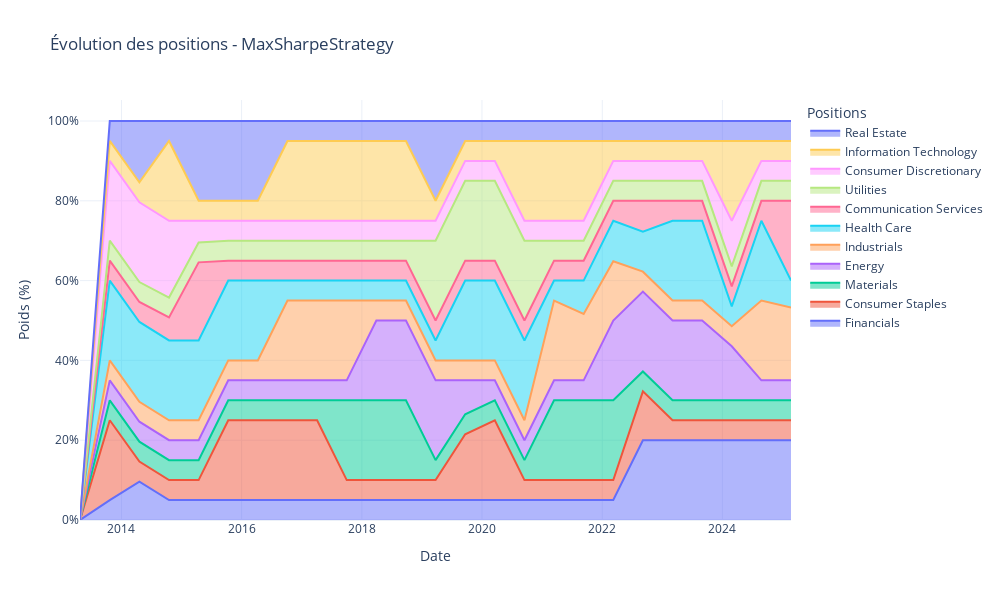

Source (notebook cell):
### Code cell
MSM.positions()

### Figure 1 — Plotly figure (JSON) as saved in the notebook; plotly's stock layout.template omitted (floating-point values rounded to 4 significant figures)
{"data": [{"hovertemplate": "%{text}<extra></extra>", "mode": "lines", "name": "Financials", "stackgroup": "one", "text": ["", "<b>Financials</b><br>Poids: 5.00%", "<b>Financials</b><br>Poids: 9.63%", "<b>Financials</b><br>Poids: 5.00%", "<b>Financials</b><br>Poids: 5.00%", "<b>Financials</b><br>Poids: 5.00%", "<b>Financials</b><br>Poids: 5.00%", "<b>Financials</b><br>Poids: 5.00%", "<b>Financials</b><br>Poids: 5.00%", "<b>Financials</b><br>Poids: 5.00%", "<b>Financials</b><br>Poids: 5.00%", "<b>Financials</b><br>Poids: 5.00%", "<b>Financials</b><br>Poids: 5.00%", "<b>Financials</b><br>Poids: 5.00%", "<b>Financials</b><br>Poids: 5.00%", "<b>Financials</b><br>Poids: 5.00%", "<b>Financials</b><br>Poids: 5.00%", "<b>Financials</b><br>Poids: 5.00%", "<b>Financials</b><br>Poids: 5.00%", "<b>Financials</b><br>Poids: 20.00%", "<b>Financials</b><br>Poids: 20.00%", "<b>Financials</b><br>Poids: 20.00%", "<b>Financials</b><br>Poids: 20.00%", "<b>Financials</b><br>Poids: 20.00%", "<b>Financials</b><br>Poids: 20.00%"], "type": "scatter", "x": ["2013-04-24T00:00:00", "2013-10-22T00:00:00", "2014-04-20T00:00:00", "2014-10-17T00:00:00", "2015-04-15T00:00:00", "2015-10-12T00:00:00", "2016-04-09T00:00:00", "2016-10-06T00:00:00", "2017-04-04T00:00:00", "2017-10-01T00:00:00", "2018-03-30T00:00:00", "2018-09-26T00:00:00", "2019-03-25T00:00:00", "2019-09-21T00:00:00", "2020-03-19T00:00:00", "2020-09-15T00:00:00", "2021-03-14T00:00:00", "2021-09-10T00:00:00", "2022-03-09T00:00:00", "2022-09-05T00:00:00", "2023-03-04T00:00:00", "2023-08-31T00:00:00", "2024-02-27T00:00:00", "2024-08-25T00:00:00", "2025-02-21T00:00:00"], "y": [0, 5.0, 9.633, 5.0, 5.0, 5.0, 5.0, 5.0, 5.0, 5.0, 5.0, 5.0, 5.0, 5.0, 5.0, 5.0, 5.0, 5.0, 5.0, 20.0, 20.0, 20.0, 20.0, 20.0, 20.0]}, {"hovertemplate": "%{text}<extra></extra>", "mode": "lines", "name": "Consumer Staples", "stackgroup": "one", "text": ["", "<b>Consumer Staples</b><br>Poids: 20.00%", "<b>Consumer Staples</b><br>Poids: 5.00%", "<b>Consumer Staples</b><br>Poids: 5.00%", "<b>Consumer Staples</b><br>Poids: 5.00%", "<b>Consumer Staples</b><br>Poids: 20.00%", "<b>Consumer Staples</b><br>Poids: 20.00%", "<b>Consumer Staples</b><br>Poids: 20.00%", "<b>Consumer Staples</b><br>Poids: 20.00%", "<b>Consumer Staples</b><br>Poids: 5.00%", "<b>Consumer Staples</b><br>Poids: 5.00%", "<b>Consumer Staples</b><br>Poids: 5.00%", "<b>Consumer Staples</b><br>Poids: 5.00%", "<b>Consumer Staples</b><br>Poids: 16.49%", "<b>Consumer Staples</b><br>Poids: 20.00%", "<b>Consumer Staples</b><br>Poids: 5.00%", "<b>Consumer Staples</b><br>Poids: 5.00%", "<b>Consumer Staples</b><br>Poids: 5.00%", "<b>Consumer Staples</b><br>Poids: 5.00%", "<b>Consumer Staples</b><br>Poids: 12.24%", "<b>Consumer Staples</b><br>Poids: 5.00%", "<b>Consumer Staples</b><br>Poids: 5.00%", "<b>Consumer Staples</b><br>Poids: 5.00%", "<b>Consumer Staples</b><br>Poids: 5.00%", "<b>Consumer Staples</b><br>Poids: 5.00%"], "type": "scatter", "x": ["2013-04-24T00:00:00", "2013-10-22T00:00:00", "2014-04-20T00:00:00", "2014-10-17T00:00:00", "2015-04-15T00:00:00", "2015-10-12T00:00:00", "2016-04-09T00:00:00", "2016-10-06T00:00:00", "2017-04-04T00:00:00", "2017-10-01T00:00:00", "2018-03-30T00:00:00", "2018-09-26T00:00:00", "2019-03-25T00:00:00", "2019-09-21T00:00:00", "2020-03-19T00:00:00", "2020-09-15T00:00:00", "2021-03-14T00:00:00", "2021-09-10T00:00:00", "2022-03-09T00:00:00", "2022-09-05T00:00:00", "2023-03-04T00:00:00", "2023-08-31T00:00:00", "2024-02-27T00:00:00", "2024-08-25T00:00:00", "2025-02-21T00:00:00"], "y": [0, 20.0, 5.0, 5.0, 5.0, 20.0, 20.0, 20.0, 20.0, 5.0, 5.0, 5.0, 5.0, 16.49, 20.0, 5.0, 5.0, 5.0, 5.0, 12.24, 5.0, 5.0, 5.0, 5.0, 5.0]}, {"hovertemplate": "%{text}<extra></extra>", "mode": "lines", "name": "Materials", "stackgroup": "one", "text": ["", "<b>Materials</b><br>Poids: 5.00%", "<b>Materials</b><br>Poids: 5.00%", "<b>Materials</b><br>Poids: 5.00%", "<b>Materials</b><br>Poids: 5.00%", "<b>Materials</b><br>Poids: 5.00%", "<b>Materials</b><br>Poids: 5.00%", "<b>Materials</b><br>Poids: 5.00%", "<b>Materials</b><br>Poids: 5.00%", "<b>Materials</b><br>Poids: 20.00%", "<b>Materials</b><br>Poids: 20.00%", "<b>Materials</b><br>Poids: 20.00%", "<b>Materials</b><br>Poids: 5.00%", "<b>Materials</b><br>Poids: 5.00%", "<b>Materials</b><br>Poids: 5.00%", "<b>Materials</b><br>Poids: 5.00%", "<b>Materials</b><br>Poids: 20.00%", "<b>Materials</b><br>Poids: 20.00%", "<b>Materials</b><br>Poids: 20.00%", "<b>Materials</b><br>Poids: 5.00%", "<b>Materials</b><br>Poids: 5.00%", "<b>Materials</b><br>Poids: 5.00%", "<b>Materials</b><br>Poids: 5.00%", "<b>Materials</b><br>Poids: 5.00%", "<b>Materials</b><br>Poids: 5.00%"], "type": "scatter", "x": ["2013-04-24T00:00:00", "2013-10-22T00:00:00", "2014-04-20T00:00:00", "2014-10-17T00:00:00", "2015-04-15T00:00:00", "2015-10-12T00:00:00", "2016-04-09T00:00:00", "2016-10-06T00:00:00", "2017-04-04T00:00:00", "2017-10-01T00:00:00", "2018-03-30T00:00:00", "2018-09-26T00:00:00", "2019-03-25T00:00:00", "2019-09-21T00:00:00", "2020-03-19T00:00:00", "2020-09-15T00:00:00", "2021-03-14T00:00:00", "2021-09-10T00:00:00", "2022-03-09T00:00:00", "2022-09-05T00:00:00", "2023-03-04T00:00:00", "2023-08-31T00:00:00", "2024-02-27T00:00:00", "2024-08-25T00:00:00", "2025-02-21T00:00:00"], "y": [0, 5.0, 5.0, 5.0, 5.0, 5.0, 5.0, 5.0, 5.0, 20.0, 20.0, 20.0, 5.0, 5.0, 5.0, 5.0, 20.0, 20.0, 20.0, 5.0, 5.0, 5.0, 5.0, 5.0, 5.0]}, {"hovertemplate": "%{text}<extra></extra>", "mode": "lines", "name": "Energy", "stackgroup": "one", "text": ["", "<b>Energy</b><br>Poids: 5.00%", "<b>Energy</b><br>Poids: 5.00%", "<b>Energy</b><br>Poids: 5.00%", "<b>Energy</b><br>Poids: 5.00%", "<b>Energy</b><br>Poids: 5.00%", "<b>Energy</b><br>Poids: 5.00%", "<b>Energy</b><br>Poids: 5.00%", "<b>Energy</b><br>Poids: 5.00%", "<b>Energy</b><br>Poids: 5.00%", "<b>Energy</b><br>Poids: 20.00%", "<b>Energy</b><br>Poids: 20.00%", "<b>Energy</b><br>Poids: 20.00%", "<b>Energy</b><br>Poids: 8.51%", "<b>Energy</b><br>Poids: 5.00%", "<b>Energy</b><br>Poids: 5.00%", "<b>Energy</b><br>Poids: 5.00%", "<b>Energy</b><br>Poids: 5.00%", "<b>Energy</b><br>Poids: 20.00%", "<b>Energy</b><br>Poids: 20.00%", "<b>Energy</b><br>Poids: 20.00%", "<b>Energy</b><br>Poids: 20.00%", "<b>Energy</b><br>Poids: 13.55%", "<b>Energy</b><br>Poids: 5.00%", "<b>Energy</b><br>Poids: 5.00%"], "type": "scatter", "x": ["2013-04-24T00:00:00", "2013-10-22T00:00:00", "2014-04-20T00:00:00", "2014-10-17T00:00:00", "2015-04-15T00:00:00", "2015-10-12T00:00:00", "2016-04-09T00:00:00", "2016-10-06T00:00:00", "2017-04-04T00:00:00", "2017-10-01T00:00:00", "2018-03-30T00:00:00", "2018-09-26T00:00:00", "2019-03-25T00:00:00", "2019-09-21T00:00:00", "2020-03-19T00:00:00", "2020-09-15T00:00:00", "2021-03-14T00:00:00", "2021-09-10T00:00:00", "2022-03-09T00:00:00", "2022-09-05T00:00:00", "2023-03-04T00:00:00", "2023-08-31T00:00:00", "2024-02-27T00:00:00", "2024-08-25T00:00:00", "2025-02-21T00:00:00"], "y": [0, 5.0, 5.0, 5.0, 5.0, 5.0, 5.0, 5.0, 5.0, 5.0, 20.0, 20.0, 20.0, 8.511, 5.0, 5.0, 5.0, 5.0, 20.0, 20, 20.0, 20.0, 13.55, 5.0, 5.0]}, {"hovertemplate": "%{text}<extra></extra>", "mode": "lines", "name": "Industrials", "stackgroup": "one", "text": ["", "<b>Industrials</b><br>Poids: 5.00%", "<b>Industrials</b><br>Poids: 5.00%", "<b>Industrials</b><br>Poids: 5.00%", "<b>Industrials</b><br>Poids: 5.00%", "<b>Industrials</b><br>Poids: 5.00%", "<b>Industrials</b><br>Poids: 5.00%", "<b>Industrials</b><br>Poids: 20.00%", "<b>Industrials</b><br>Poids: 20.00%", "<b>Industrials</b><br>Poids: 20.00%", "<b>Industrials</b><br>Poids: 5.00%", "<b>Industrials</b><br>Poids: 5.00%", "<b>Industrials</b><br>Poids: 5.00%", "<b>Industrials</b><br>Poids: 5.00%", "<b>Industrials</b><br>Poids: 5.00%", "<b>Industrials</b><br>Poids: 5.00%", "<b>Industrials</b><br>Poids: 20.00%", "<b>Industrials</b><br>Poids: 16.63%", "<b>Industrials</b><br>Poids: 14.85%", "<b>Industrials</b><br>Poids: 5.00%", "<b>Industrials</b><br>Poids: 5.00%", "<b>Industrials</b><br>Poids: 5.00%", "<b>Industrials</b><br>Poids: 5.00%", "<b>Industrials</b><br>Poids: 20.00%", "<b>Industrials</b><br>Poids: 18.24%"], "type": "scatter", "x": ["2013-04-24T00:00:00", "2013-10-22T00:00:00", "2014-04-20T00:00:00", "2014-10-17T00:00:00", "2015-04-15T00:00:00", "2015-10-12T00:00:00", "2016-04-09T00:00:00", "2016-10-06T00:00:00", "2017-04-04T00:00:00", "2017-10-01T00:00:00", "2018-03-30T00:00:00", "2018-09-26T00:00:00", "2019-03-25T00:00:00", "2019-09-21T00:00:00", "2020-03-19T00:00:00", "2020-09-15T00:00:00", "2021-03-14T00:00:00", "2021-09-10T00:00:00", "2022-03-09T00:00:00", "2022-09-05T00:00:00", "2023-03-04T00:00:00", "2023-08-31T00:00:00", "2024-02-27T00:00:00", "2024-08-25T00:00:00", "2025-02-21T00:00:00"], "y": [0, 5.0, 5.0, 5.0, 5.0, 5.0, 5.0, 20.0, 20.0, 20.0, 5.0, 5.0, 5.0, 5.0, 5.0, 5.0, 20.0, 16.63, 14.85, 5.0, 5.0, 5.0, 5.0, 20.0, 18.24]}, {"hovertemplate": "%{text}<extra></extra>", "mode": "lines", "name": "Health Care", "stackgroup": "one", "text": ["", "<b>Health Care</b><br>Poids: 20.00%", "<b>Health Care</b><br>Poids: 20.00%", "<b>Health Care</b><br>Poids: 20.00%", "<b>Health Care</b><br>Poids: 20.00%", "<b>Health Care</b><br>Poids: 20.00%", "<b>Health Care</b><br>Poids: 20.00%", "<b>Health Care</b><br>Poids: 5.00%", "<b>Health Care</b><br>Poids: 5.00%", "<b>Health Care</b><br>Poids: 5.00%", "<b>Health Care</b><br>Poids: 5.00%", "<b>Health Care</b><br>Poids: 5.00%", "<b>Health Care</b><br>Poids: 5.00%", "<b>Health Care</b><br>Poids: 20.00%", "<b>Health Care</b><br>Poids: 20.00%", "<b>Health Care</b><br>Poids: 20.00%", "<b>Health Care</b><br>Poids: 5.00%", "<b>Health Care</b><br>Poids: 8.37%", "<b>Health Care</b><br>Poids: 10.15%", "<b>Health Care</b><br>Poids: 10.02%", "<b>Health Care</b><br>Poids: 20.00%", "<b>Health Care</b><br>Poids: 20.00%", "<b>Health Care</b><br>Poids: 5.00%", "<b>Health Care</b><br>Poids: 20.00%", "<b>Health Care</b><br>Poids: 6.76%"], "type": "scatter", "x": ["2013-04-24T00:00:00", "2013-10-22T00:00:00", "2014-04-20T00:00:00", "2014-10-17T00:00:00", "2015-04-15T00:00:00", "2015-10-12T00:00:00", "2016-04-09T00:00:00", "2016-10-06T00:00:00", "2017-04-04T00:00:00", "2017-10-01T00:00:00", "2018-03-30T00:00:00", "2018-09-26T00:00:00", "2019-03-25T00:00:00", "2019-09-21T00:00:00", "2020-03-19T00:00:00", "2020-09-15T00:00:00", "2021-03-14T00:00:00", "2021-09-10T00:00:00", "2022-03-09T00:00:00", "2022-09-05T00:00:00", "2023-03-04T00:00:00", "2023-08-31T00:00:00", "2024-02-27T00:00:00", "2024-08-25T00:00:00", "2025-02-21T00:00:00"], "y": [0, 20.0, 20.0, 20.0, 20.0, 20.0, 20.0, 5.0, 5.0, 5.0, 5.0, 5.0, 5.0, 20.0, 20.0, 20.0, 5.0, 8.37, 10.15, 10.02, 20.0, 20.0, 5.0, 20.0, 6.762]}, {"hovertemplate": "%{text}<extra></extra>", "mode": "lines", "name": "Communication Services", "stackgroup": "one", "text": ["", "<b>Communication Services</b><br>Poids: 5.00%", "<b>Communication Services</b><br>Poids: 5.00%", "<b>Communication Services</b><br>Poids: 5.75%", "<b>Communication Services</b><br>Poids: 19.57%", "<b>Communication Services</b><br>Poids: 5.00%", "<b>Communication Services</b><br>Poids: 5.00%", "<b>Communication Services</b><br>Poids: 5.00%", "<b>Communication Services</b><br>Poids: 5.00%", "<b>Communication Services</b><br>Poids: 5.00%", "<b>Communication Services</b><br>Poids: 5.00%", "<b>Communication Services</b><br>Poids: 5.00%", "<b>Communication Services</b><br>Poids: 5.00%", "<b>Communication Services</b><br>Poids: 5.00%", "<b>Communication Services</b><br>Poids: 5.00%", "<b>Communication Services</b><br>Poids: 5.00%", "<b>Communication Services</b><br>Poids: 5.00%", "<b>Communication Services</b><br>Poids: 5.00%", "<b>Communication Services</b><br>Poids: 5.00%", "<b>Communication Services</b><br>Poids: 7.75%", "<b>Communication Services</b><br>Poids: 5.00%", "<b>Communication Services</b><br>Poids: 5.00%", "<b>Communication Services</b><br>Poids: 5.00%", "<b>Communication Services</b><br>Poids: 5.00%", "<b>Communication Services</b><br>Poids: 20.00%"], "type": "scatter", "x": ["2013-04-24T00:00:00", "2013-10-22T00:00:00", "2014-04-20T00:00:00", "2014-10-17T00:00:00", "2015-04-15T00:00:00", "2015-10-12T00:00:00", "2016-04-09T00:00:00", "2016-10-06T00:00:00", "2017-04-04T00:00:00", "2017-10-01T00:00:00", "2018-03-30T00:00:00", "2018-09-26T00:00:00", "2019-03-25T00:00:00", "2019-09-21T00:00:00", "2020-03-19T00:00:00", "2020-09-15T00:00:00", "2021-03-14T00:00:00", "2021-09-10T00:00:00", "2022-03-09T00:00:00", "2022-09-05T00:00:00", "2023-03-04T00:00:00", "2023-08-31T00:00:00", "2024-02-27T00:00:00", "2024-08-25T00:00:00", "2025-02-21T00:00:00"], "y": [0, 5.0, 5.0, 5.749, 19.57, 5.0, 5.0, 5.0, 5.0, 5.0, 5.0, 5.0, 5.0, 5.0, 5.0, 5.0, 5.0, 5.0, 5.0, 7.749, 5.0, 5.0, 5.0, 5.0, 20.0]}, {"hovertemplate": "%{text}<extra></extra>", "mode": "lines", "name": "Utilities", "stackgroup": "one", "text": ["", "<b>Utilities</b><br>Poids: 5.00%", "<b>Utilities</b><br>Poids: 5.00%", "<b>Utilities</b><br>Poids: 5.00%", "<b>Utilities</b><br>Poids: 5.00%", "<b>Utilities</b><br>Poids: 5.00%", "<b>Utilities</b><br>Poids: 5.00%", "<b>Utilities</b><br>Poids: 5.00%", "<b>Utilities</b><br>Poids: 5.00%", "<b>Utilities</b><br>Poids: 5.00%", "<b>Utilities</b><br>Poids: 5.00%", "<b>Utilities</b><br>Poids: 5.00%", "<b>Utilities</b><br>Poids: 20.00%", "<b>Utilities</b><br>Poids: 20.00%", "<b>Utilities</b><br>Poids: 20.00%", "<b>Utilities</b><br>Poids: 20.00%", "<b>Utilities</b><br>Poids: 5.00%", "<b>Utilities</b><br>Poids: 5.00%", "<b>Utilities</b><br>Poids: 5.00%", "<b>Utilities</b><br>Poids: 5.00%", "<b>Utilities</b><br>Poids: 5.00%", "<b>Utilities</b><br>Poids: 5.00%", "<b>Utilities</b><br>Poids: 5.00%", "<b>Utilities</b><br>Poids: 5.00%", "<b>Utilities</b><br>Poids: 5.00%"], "type": "scatter", "x": ["2013-04-24T00:00:00", "2013-10-22T00:00:00", "2014-04-20T00:00:00", "2014-10-17T00:00:00", "2015-04-15T00:00:00", "2015-10-12T00:00:00", "2016-04-09T00:00:00", "2016-10-06T00:00:00", "2017-04-04T00:00:00", "2017-10-01T00:00:00", "2018-03-30T00:00:00", "2018-09-26T00:00:00", "2019-03-25T00:00:00", "2019-09-21T00:00:00", "2020-03-19T00:00:00", "2020-09-15T00:00:00", "2021-03-14T00:00:00", "2021-09-10T00:00:00", "2022-03-09T00:00:00", "2022-09-05T00:00:00", "2023-03-04T00:00:00", "2023-08-31T00:00:00", "2024-02-27T00:00:00", "2024-08-25T00:00:00", "2025-02-21T00:00:00"], "y": [0, 5.0, 5.0, 5.0, 5.0, 5.0, 5.0, 5.0, 5.0, 5.0, 5.0, 5.0, 20.0, 20.0, 20.0, 20.0, 5.0, 5.0, 5.0, 5.0, 5.0, 5.0, 5.0, 5.0, 5.0]}, {"hovertemplate": "%{text}<extra></extra>", "mode": "lines", "name": "Consumer Discretionary", "stackgroup": "one", "text": ["", "<b>Consumer Discretionary</b><br>Poids: 20.00%", "<b>Consumer Discretionary</b><br>Poids: 20.00%", "<b>Consumer Discretionary</b><br>Poids: 19.25%", "<b>Consumer Discretionary</b><br>Poids: 5.43%", "<b>Consumer Discretionary</b><br>Poids: 5.00%", "<b>Consumer Discretionary</b><br>Poids: 5.00%", "<b>Consumer Discretionary</b><br>Poids: 5.00%", "<b>Consumer Discretionary</b><br>Poids: 5.00%", "<b>Consumer Discretionary</b><br>Poids: 5.00%", "<b>Consumer Discretionary</b><br>Poids: 5.00%", "<b>Consumer Discretionary</b><br>Poids: 5.00%", "<b>Consumer Discretionary</b><br>Poids: 5.00%", "<b>Consumer Discretionary</b><br>Poids: 5.00%", "<b>Consumer Discretionary</b><br>Poids: 5.00%", "<b>Consumer Discretionary</b><br>Poids: 5.00%", "<b>Consumer Discretionary</b><br>Poids: 5.00%", "<b>Consumer Discretionary</b><br>Poids: 5.00%", "<b>Consumer Discretionary</b><br>Poids: 5.00%", "<b>Consumer Discretionary</b><br>Poids: 5.00%", "<b>Consumer Discretionary</b><br>Poids: 5.00%", "<b>Consumer Discretionary</b><br>Poids: 5.00%", "<b>Consumer Discretionary</b><br>Poids: 11.45%", "<b>Consumer Discretionary</b><br>Poids: 5.00%", "<b>Consumer Discretionary</b><br>Poids: 5.00%"], "type": "scatter", "x": ["2013-04-24T00:00:00", "2013-10-22T00:00:00", "2014-04-20T00:00:00", "2014-10-17T00:00:00", "2015-04-15T00:00:00", "2015-10-12T00:00:00", "2016-04-09T00:00:00", "2016-10-06T00:00:00", "2017-04-04T00:00:00", "2017-10-01T00:00:00", "2018-03-30T00:00:00", "2018-09-26T00:00:00", "2019-03-25T00:00:00", "2019-09-21T00:00:00", "2020-03-19T00:00:00", "2020-09-15T00:00:00", "2021-03-14T00:00:00", "2021-09-10T00:00:00", "2022-03-09T00:00:00", "2022-09-05T00:00:00", "2023-03-04T00:00:00", "2023-08-31T00:00:00", "2024-02-27T00:00:00", "2024-08-25T00:00:00", "2025-02-21T00:00:00"], "y": [0, 20.0, 20.0, 19.25, 5.43, 5.0, 5.0, 5.0, 5.0, 5.0, 5.0, 5.0, 5.0, 5.0, 5.0, 5.0, 5.0, 5.0, 5.0, 5.0, 5.0, 5.0, 11.45, 5.0, 5.0]}, {"hovertemplate": "%{text}<extra></extra>", "mode": "lines", "name": "Information Technology", "stackgroup": "one", "text": ["", "<b>Information Technology</b><br>Poids: 5.00%", "<b>Information Technology</b><br>Poids: 5.00%", "<b>Information Technology</b><br>Poids: 20.00%", "<b>Information Technology</b><br>Poids: 5.00%", "<b>Information Technology</b><br>Poids: 5.00%", "<b>Information Technology</b><br>Poids: 5.00%", "<b>Information Technology</b><br>Poids: 20.00%", "<b>Information Technology</b><br>Poids: 20.00%", "<b>Information Technology</b><br>Poids: 20.00%", "<b>Information Technology</b><br>Poids: 20.00%", "<b>Information Technology</b><br>Poids: 20.00%", "<b>Information Technology</b><br>Poids: 5.00%", "<b>Information Technology</b><br>Poids: 5.00%", "<b>Information Technology</b><br>Poids: 5.00%", "<b>Information Technology</b><br>Poids: 20.00%", "<b>Information Technology</b><br>Poids: 20.00%", "<b>Information Technology</b><br>Poids: 20.00%", "<b>Information Technology</b><br>Poids: 5.00%", "<b>Information Technology</b><br>Poids: 5.00%", "<b>Information Technology</b><br>Poids: 5.00%", "<b>Information Technology</b><br>Poids: 5.00%", "<b>Information Technology</b><br>Poids: 20.00%", "<b>Information Technology</b><br>Poids: 5.00%", "<b>Information Technology</b><br>Poids: 5.00%"], "type": "scatter", "x": ["2013-04-24T00:00:00", "2013-10-22T00:00:00", "2014-04-20T00:00:00", "2014-10-17T00:00:00", "2015-04-15T00:00:00", "2015-10-12T00:00:00", "2016-04-09T00:00:00", "2016-10-06T00:00:00", "2017-04-04T00:00:00", "2017-10-01T00:00:00", "2018-03-30T00:00:00", "2018-09-26T00:00:00", "2019-03-25T00:00:00", "2019-09-21T00:00:00", "2020-03-19T00:00:00", "2020-09-15T00:00:00", "2021-03-14T00:00:00", "2021-09-10T00:00:00", "2022-03-09T00:00:00", "2022-09-05T00:00:00", "2023-03-04T00:00:00", "2023-08-31T00:00:00", "2024-02-27T00:00:00", "2024-08-25T00:00:00", "2025-02-21T00:00:00"], "y": [0, 5.0, 5.0, 20.0, 5.0, 5.0, 5.0, 20.0, 20.0, 20.0, 20.0, 20.0, 5.0, 5.0, 5.0, 20.0, 20.0, 20.0, 5.0, 5.0, 5.0, 5.0, 20.0, 5.0, 5.0]}, {"hovertemplate": "%{text}<extra></extra>", "mode": "lines", "name": "Real Estate", "stackgroup": "one", "text": ["", "<b>Real Estate</b><br>Poids: 5.00%", "<b>Real Estate</b><br>Poids: 15.37%", "<b>Real Estate</b><br>Poids: 5.00%", "<b>Real Estate</b><br>Poids: 20.00%", "<b>Real Estate</b><br>Poids: 20.00%", "<b>Real Estate</b><br>Poids: 20.00%", "<b>Real Estate</b><br>Poids: 5.00%", "<b>Real Estate</b><br>Poids: 5.00%", "<b>Real Estate</b><br>Poids: 5.00%", "<b>Real Estate</b><br>Poids: 5.00%", "<b>Real Estate</b><br>Poids: 5.00%", "<b>Real Estate</b><br>Poids: 20.00%", "<b>Real Estate</b><br>Poids: 5.00%", "<b>Real Estate</b><br>Poids: 5.00%", "<b>Real Estate</b><br>Poids: 5.00%", "<b>Real Estate</b><br>Poids: 5.00%", "<b>Real Estate</b><br>Poids: 5.00%", "<b>Real Estate</b><br>Poids: 5.00%", "<b>Real Estate</b><br>Poids: 5.00%", "<b>Real Estate</b><br>Poids: 5.00%", "<b>Real Estate</b><br>Poids: 5.00%", "<b>Real Estate</b><br>Poids: 5.00%", "<b>Real Estate</b><br>Poids: 5.00%", "<b>Real Estate</b><br>Poids: 5.00%"], "type": "scatter", "x": ["2013-04-24T00:00:00", "2013-10-22T00:00:00", "2014-04-20T00:00:00", "2014-10-17T00:00:00", "2015-04-15T00:00:00", "2015-10-12T00:00:00", "2016-04-09T00:00:00", "2016-10-06T00:00:00", "2017-04-04T00:00:00", "2017-10-01T00:00:00", "2018-03-30T00:00:00", "2018-09-26T00:00:00", "2019-03-25T00:00:00", "2019-09-21T00:00:00", "2020-03-19T00:00:00", "2020-09-15T00:00:00", "2021-03-14T00:00:00", "2021-09-10T00:00:00", "2022-03-09T00:00:00", "2022-09-05T00:00:00", "2023-03-04T00:00:00", "2023-08-31T00:00:00", "2024-02-27T00:00:00", "2024-08-25T00:00:00", "2025-02-21T00:00:00"], "y": [0, 5.0, 15.37, 5.0, 20.0, 20.0, 20.0, 5.0, 5.0, 5.0, 5.0, 5.0, 20.0, 5.0, 5.0, 5.0, 5.0, 5.0, 5.0, 5.0, 5.0, 5.0, 5.0, 5.0, 5.0]}], "layout": {"height": 600, "hovermode": "x unified", "legend": {"title": {"text": "Positions"}}, "title": {"text": "Évolution des positions - MaxSharpeStrategy"}, "width": 1000, "xaxis": {"title": {"text": "Date"}}, "yaxis": {"showgrid": true, "ticksuffix": "%", "title": {"text": "Poids (%)"}}}}
